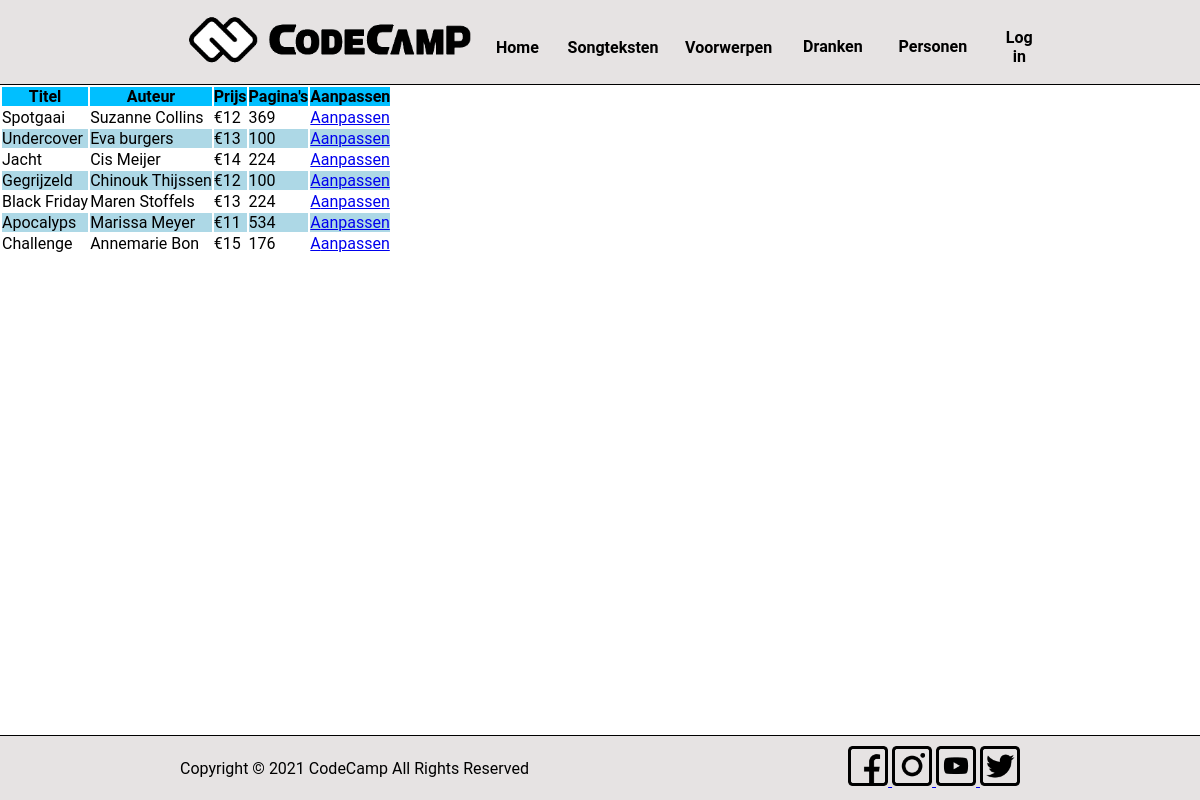
Page /resources/admin-pagina/admin.php on the committed database.
### tables this page shows
CREATE TABLE IF NOT EXISTS boeken (
  id int(11) NOT NULL AUTO_INCREMENT,
  title varchar(255) NOT NULL,
  author varchar(255) NOT NULL,
  price int(11) DEFAULT NULL,
  pages int(11) DEFAULT NULL,
  description varchar(255) NOT NULL,
  PRIMARY KEY (id)
);

### backend/config.php (called while the page is built, shortened)
<?php
$base_url = 'http://localhost/C2_CodeCamp';

### resources/admin-pagina/admin.php (the view)
<?php require_once '../../header.php' ?>
<?php
    require_once '../../backend/conn.php';
    $query = "SELECT * FROM boeken";
    $statement = $conn->prepare($query);
    $statement->execute();
    $boeken = $statement->fetchAll(PDO::FETCH_ASSOC);
?>
<table>
    <tr>
        <th>Titel</th>
        <th>Auteur</th>
        <th>Prijs</th>
        <th>Pagina's</th>
        <th>Aanpassen</th>
    </tr>
    <?php foreach($boeken as $boek): ?>
        <tr>
            <td><?php echo $boek['title']; ?></td>
            <td><?php echo $boek['author']; ?></td>
            <td>€<?php echo $boek['price']; ?></td>
            <td><?php echo $boek['pages']; ?></td>
            <td><a href="edit.php?id=<?php echo $boek['id']; ?>">aanpassen</a></td>
        </tr>
    <?php endforeach; ?>
</table>
<?php require_once "../../footer.php"; ?>

### header.php (shortened to what this page needs)
<?php require_once 'backend/config.php'; ?>
<!DOCTYPE html>
<html lang="nl">
<head>
  <link rel="stylesheet" type="text/css" href="<?= $base_url ?>/CSS/style.css">
</head>
<body>
  <header>
    <nav>
      <div class="header-container">
        <div class="img-nav">
          <a href="<?= $base_url ?>/index.php">
          <img src="<?= $base_url ?>/IMG/codecamplogo.png" class="logo-codecamp" alt="logo">
          </a>
        </div>
        <div class="buttons-nav">
          <div class="dropdown">
            <a href="<?= $base_url ?>/index.php">
              <button class="button_home" type="button"><b>Home</b></button>
            </a>
          </div>
          <div class="dropdown">
            <button class="dropbtn"><b>Songteksten</b>
            </button>
          </div>
          <div class="dropdown">
            <button class="dropbtn"><b>Voorwerpen</b>
            </button>
          </div>
          <ul class="top-level-menu">
            <li>
              <a class="font-color nav-title"><b class="nav-title-style">Dranken</b></a>
            </li>
          </ul>
          <ul class="top-level-menu">
            <li>
              <a class="font-color nav-title" href="#"><b class="nav-title-style">Personen</b></a>
            </li>
          </ul>
            <a href="<?= $base_url ?>/resources/login.php">
              <button class="button_home" type="button"><b>Log in</b></button>
            </a>
          </div>
        </div>
    </nav>
  </header>
</body id="page-container">
<div class="content-wrap1"id="content-wrap">

### footer.php (shortened to what this page needs)
<?php require_once 'backend/config.php'; ?>
</div>
    <footer id="footer">
    <div class="footer_container {">
        <p style="text-align: center"> Copyright &copy; <script>document.write(new Date().getFullYear())</script> CodeCamp All Rights Reserved</p>
            <div class="footer-img">
                <a href="https://www.facebook.com" target="_blank">
                <img src="<?= $base_url; ?>/IMG/facebook.png" alt="Facebook Logo">
                </a>
                <a href="https://www.instagram.com" target="_blank">
                <img src="<?=$base_url; ?>/IMG/instagram.png" alt="Instagram Logo">
                </a>
                <a href="https://www.youtube.com" target="_blank">
                <img src="<?= $base_url; ?>/IMG/youtube.png" alt="youtube Logo">
                </a>
                <a href="https://twitter.com" target="_blank">
                <img src="<?= $base_url; ?>/IMG/twitter.png" alt="twitter Logo">
                </a>
            </div>
        </div>
    </footer>
</body>
</html>

### CSS/style.css (style rules this page uses)
* { border: 0; box-sizing: border-box; margin: 0; padding: 0; font-family: 'Roboto', sans-serif; }
body { padding-bottom: 100px; }
*:first-letter { text-transform: uppercase; }
tr:nth-child(odd) { background-color: lightblue; }
tr:first-child { background-color: #00BFFF; }
.logo-codecamp { height: 80px; margin: 0px }
nav { border-bottom: black solid 1px; background-color: #e6e3e3; box-shadow: 3px; }
.buttons-nav { display: flex; align-items: center; }
.header-container { display: flex; justify-content: space-between; margin: auto; width: 70%; }
.dropdown { float: left; overflow: hidden; }
.dropdown .dropbtn { font-size: 16px; border: none; outline: none; color: black; padding: 14px 16px; background-color: inherit; font-family: inherit; margin: 0; margin-top: 10px; }
.button_home { font-size: 16px; border: none; outline: none; color: black; padding: 14px 16px; background-color: inherit; font-family: inherit; margin: 0; margin-top: 10px; }
.top-level-menu { list-style: none; padding: 0; margin: 0; color: #000000; }
.top-level-menu>li { position: relative; float: left; height: 30px; width: 100px; color: #000000; }
.font-color { color: #000000; padding-top: 5px; background-color: white; padding: 15px; }
.nav-title { padding: 5px; margin: auto; background-color: #e6e3e3; }
.nav-title-style { margin: auto; display: flex; justify-content: center; }
.top-level-menu a { text-decoration: none; display: block; line-height: 30px; }
html { overflow: hidden; }
footer { position: fixed; bottom: 0; width: 100%; background-color: #e6e3e3; color: black; padding: 10px 0px 10px 0px; border-top: 1px black solid; }
.footer_container { width: 70%; margin: auto; display: flex; justify-content: space-between; align-items: center; }
footer img { width: 40px; }

### rows in the picture
boeken: title "Spotgaai", author "Suzanne Collins", price "12", pages "369"
boeken: title "Undercover", author "Eva burgers", price "13", pages "100"
boeken: title "Jacht", author "Cis Meijer", price "14", pages "224"
boeken: title "Gegrijzeld", author "Chinouk Thijssen", price "12", pages "100"
boeken: title "Black Friday", author "Maren Stoffels", price "13", pages "224"
boeken: title "Apocalyps", author "Marissa Meyer", price "11", pages "534"
boeken: title "Challenge", author "Annemarie Bon", price "15", pages "176"
